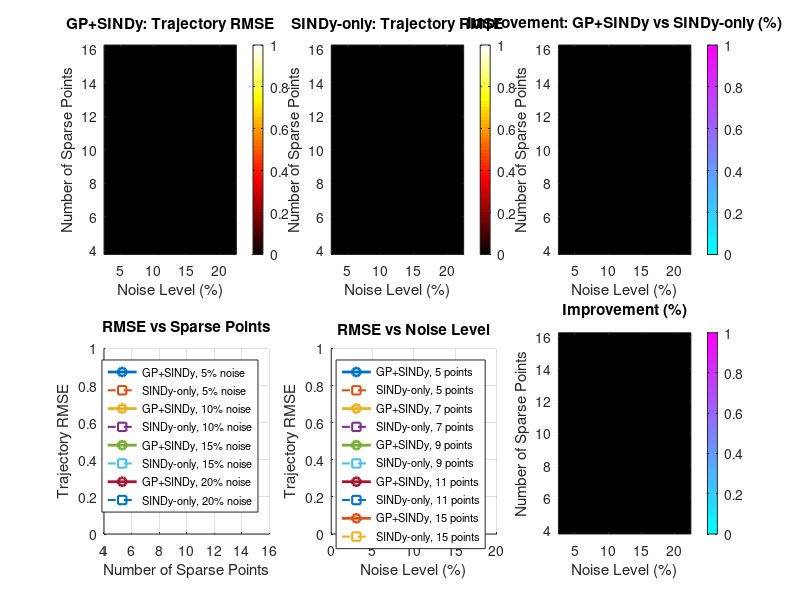

The MATLAB script that drew this image: (Note: this script raises an error after producing the figure.)
%% Phase 6: Parameter Sensitivity Analysis
% This script tests how results vary with different parameters:
% - Number of sparse data points
% - Noise level
%
% Requirements:
%   - All phase functions must be available
%   - This does NOT modify previous phase code

clear; close all; clc;

fprintf('=== Phase 6: Parameter Sensitivity Analysis ===\n');

%% Parameter ranges to test
sparse_point_counts = [5, 7, 9, 11, 15];  % Number of sparse data points
noise_levels = [0.05, 0.10, 0.15, 0.20];  % Noise levels (5%, 10%, 15%, 20%)

% Fixed parameters
mu = 1.0;  % Van der Pol parameter
x0 = [2; 0];  % Initial conditions
t_start = 0;
t_end = 10;
dt_fine = 0.01;  % Fine resolution for ground truth
t_span = t_start:dt_fine:t_end;
sampling_method = 'uniform';

fprintf('\nParameter ranges:\n');
fprintf('  Sparse points: %s\n', mat2str(sparse_point_counts));
fprintf('  Noise levels: %s\n', mat2str(noise_levels * 100));
fprintf('  Total combinations: %d\n', length(sparse_point_counts) * length(noise_levels));

%% Initialize results storage
results = struct();
results.sparse_points = sparse_point_counts;
results.noise_levels = noise_levels;
results.metrics = cell(length(sparse_point_counts), length(noise_levels));

%% Run parameter sweep
fprintf('\nRunning parameter sweep...\n');
total_combinations = length(sparse_point_counts) * length(noise_levels);
current_combination = 0;

for i = 1:length(sparse_point_counts)
    n_sparse = sparse_point_counts(i);
    
    for j = 1:length(noise_levels)
        noise_frac = noise_levels(j);
        current_combination = current_combination + 1;
        
        fprintf('\n[%d/%d] Testing: %d points, %.0f%% noise\n', ...
            current_combination, total_combinations, n_sparse, noise_frac*100);
        
        try
            %% Phase 1: Generate data
            [t_true, X_true, dXdt_true, params] = generate_vdp_ground_truth(t_span, x0, mu);
            [t_sparse, X_sparse, X_true_at_sparse, noise_level] = ...
                generate_sparse_noisy_data(t_true, X_true, n_sparse, noise_frac, sampling_method);
            
            %% Phase 2: GP Implementation
            t_dense = t_true;
            gp_options = struct();
            gp_options.kernel = 'squaredexponential';
            gp_options.standardize = false;
            gp_options.basis = 'constant';
            
            [gp_models, X_gp, dXdt_gp, gp_stats] = fit_gp_vdp(t_sparse, X_sparse, t_dense, gp_options);
            
            %% Phase 3: SINDy-Only
            dXdt_fd = compute_finite_differences(t_sparse, X_sparse, 'central');
            polyOrder = 3;
            [Theta, library_names] = build_library_vdp(X_sparse, polyOrder);
            
            lambda_base = 0.01;
            lambda = lambda_base * std(dXdt_fd(:));
            max_iterations = 10;
            
            [Xi, sindy_stats] = run_sindy_stls(Theta, dXdt_fd, lambda, max_iterations);
            
            t_span_sim = [min(t_true), max(t_true)];
            [t_sim, X_sim] = forward_integrate_sindy(Xi, library_names, t_span_sim, x0);
            X_sim_interp = interp1(t_sim, X_sim, t_true, 'pchip');
            
            %% Phase 4: GP+SINDy
            num_gp_samples = 1;
            augment_options = struct();
            augment_options.combine_method = 'append';
            
            [t_aug, X_aug, dXdt_aug, aug_stats] = augment_data_with_gp_samples(...
                t_sparse, X_sparse, gp_models, t_dense, num_gp_samples, augment_options);
            
            [Theta_aug, ~] = build_library_vdp(X_aug, polyOrder);
            lambda_aug = lambda_base * std(dXdt_aug(:));
            
            [Xi_aug, sindy_stats_aug] = run_sindy_stls(Theta_aug, dXdt_aug, lambda_aug, max_iterations);
            
            [t_sim_aug, X_sim_aug] = forward_integrate_sindy(Xi_aug, library_names, t_span_sim, x0);
            X_sim_aug_interp = interp1(t_sim_aug, X_sim_aug, t_true, 'pchip');
            
            %% Validate results (check for numerical instability)
            % Check if integration produced reasonable values
            max_reasonable_value = 1e6;  % Maximum reasonable state value
            if any(abs(X_sim(:)) > max_reasonable_value) || any(isnan(X_sim(:))) || any(isinf(X_sim(:)))
                error('SINDy-only integration unstable');
            end
            if any(abs(X_sim_aug(:)) > max_reasonable_value) || any(isnan(X_sim_aug(:))) || any(isinf(X_sim_aug(:)))
                error('GP+SINDy integration unstable');
            end
            
            %% Compute metrics
            [Xi_true, ~] = compute_true_vdp_coefficients(mu, polyOrder);
            
            % Interpolate to common time grid
            X_gp_interp = interp1(t_dense, X_gp, t_true, 'pchip');
            dXdt_gp_interp = interp1(t_dense, dXdt_gp, t_true, 'pchip');
            
            metrics_gp = compute_comprehensive_metrics(...
                X_true, dXdt_true, X_gp_interp, dXdt_gp_interp, ...
                [], [], library_names, 'GP-only');
            
            metrics_sindy = compute_comprehensive_metrics(...
                X_true, dXdt_true, X_sim_interp, [], ...
                Xi, Xi_true, library_names, 'SINDy-only');
            
            metrics_gp_sindy = compute_comprehensive_metrics(...
                X_true, dXdt_true, X_sim_aug_interp, [], ...
                Xi_aug, Xi_true, library_names, 'GP+SINDy');
            
            % Validate metrics are reasonable
            max_reasonable_rmse = 1e3;  % Maximum reasonable RMSE
            if metrics_sindy.rmse_traj > max_reasonable_rmse || ...
               metrics_gp_sindy.rmse_traj > max_reasonable_rmse || ...
               isnan(metrics_sindy.rmse_traj) || isnan(metrics_gp_sindy.rmse_traj)
                error('Metrics indicate unstable solution');
            end
            
            % Store results
            results.metrics{i, j} = struct();
            results.metrics{i, j}.gp = metrics_gp;
            results.metrics{i, j}.sindy = metrics_sindy;
            results.metrics{i, j}.gp_sindy = metrics_gp_sindy;
            
            fprintf('  ✓ Completed successfully\n');
            
        catch ME
            fprintf('  ✗ Error: %s\n', ME.message);
            results.metrics{i, j} = struct();  % Empty struct for failed run
        end
    end
end

%% Display results summary
fprintf('\n=== Parameter Sensitivity Results Summary ===\n');

% Create summary tables
fprintf('\nTrajectory RMSE by Parameter Combination:\n');
fprintf('\n%-10s |', 'Noise %');
for j = 1:length(noise_levels)
    fprintf(' %6.0f%% |', noise_levels(j)*100);
end
fprintf('\n');
fprintf('%s\n', repmat('-', 1, 10 + 9*length(noise_levels)));

for i = 1:length(sparse_point_counts)
    fprintf('%-10d |', sparse_point_counts(i));
    for j = 1:length(noise_levels)
        if ~isempty(results.metrics{i, j}) && isfield(results.metrics{i, j}, 'gp_sindy')
            rmse = results.metrics{i, j}.gp_sindy.rmse_traj;
            if ~isnan(rmse) && ~isinf(rmse) && rmse < 1e3
                rmse = round(rmse, 4);
                fprintf(' %7.4f |', rmse);
            else
                fprintf(' %7s |', 'Unstable');
            end
        else
            fprintf(' %7s |', 'N/A');
        end
    end
    fprintf('\n');
end

fprintf('\nImprovement (GP+SINDy vs SINDy-only) by Parameter Combination:\n');
fprintf('\n%-10s |', 'Noise %');
for j = 1:length(noise_levels)
    fprintf(' %6.0f%% |', noise_levels(j)*100);
end
fprintf('\n');
fprintf('%s\n', repmat('-', 1, 10 + 9*length(noise_levels)));

for i = 1:length(sparse_point_counts)
    fprintf('%-10d |', sparse_point_counts(i));
    for j = 1:length(noise_levels)
        if ~isempty(results.metrics{i, j}) && isfield(results.metrics{i, j}, 'gp_sindy') && ...
           isfield(results.metrics{i, j}, 'sindy')
            sindy_rmse = results.metrics{i, j}.sindy.rmse_traj;
            gp_sindy_rmse = results.metrics{i, j}.gp_sindy.rmse_traj;
            if sindy_rmse > 0 && ~isnan(sindy_rmse) && ~isnan(gp_sindy_rmse) && ...
               ~isinf(sindy_rmse) && ~isinf(gp_sindy_rmse) && ...
               sindy_rmse < 1e3 && gp_sindy_rmse < 1e3
                improvement = round((1 - gp_sindy_rmse / sindy_rmse) * 100, 1);
                % Cap improvement display at reasonable range
                if abs(improvement) > 1000
                    fprintf(' %7s |', 'Unstable');
                else
                    fprintf(' %6.1f%% |', improvement);
                end
            else
                fprintf(' %7s |', 'N/A');
            end
        else
            fprintf(' %7s |', 'N/A');
        end
    end
    fprintf('\n');
end

%% Visualization
fprintf('\nCreating visualizations...\n');

figure('Color', 'w', 'Position', [100, 100, 1600, 1000]);

% Extract data for plotting
rmse_gp = zeros(length(sparse_point_counts), length(noise_levels));
rmse_sindy = zeros(length(sparse_point_counts), length(noise_levels));
rmse_gp_sindy = zeros(length(sparse_point_counts), length(noise_levels));
improvement = zeros(length(sparse_point_counts), length(noise_levels));

for i = 1:length(sparse_point_counts)
    for j = 1:length(noise_levels)
        if ~isempty(results.metrics{i, j}) && isfield(results.metrics{i, j}, 'gp_sindy')
            rmse_gp(i, j) = results.metrics{i, j}.gp.rmse_traj;
            rmse_sindy(i, j) = results.metrics{i, j}.sindy.rmse_traj;
            rmse_gp_sindy(i, j) = results.metrics{i, j}.gp_sindy.rmse_traj;
            if rmse_sindy(i, j) > 0
                improvement(i, j) = (1 - rmse_gp_sindy(i, j) / rmse_sindy(i, j)) * 100;
            end
        else
            rmse_gp(i, j) = NaN;
            rmse_sindy(i, j) = NaN;
            rmse_gp_sindy(i, j) = NaN;
            improvement(i, j) = NaN;
        end
    end
end

% Plot 1: RMSE heatmap for GP+SINDy
subplot(2, 3, 1);
imagesc(noise_levels*100, sparse_point_counts, rmse_gp_sindy);
colorbar;
xlabel('Noise Level (%)');
ylabel('Number of Sparse Points');
title('GP+SINDy: Trajectory RMSE');
set(gca, 'YDir', 'normal');
colormap(gca, 'hot');

% Plot 2: RMSE heatmap for SINDy-only
subplot(2, 3, 2);
imagesc(noise_levels*100, sparse_point_counts, rmse_sindy);
colorbar;
xlabel('Noise Level (%)');
ylabel('Number of Sparse Points');
title('SINDy-only: Trajectory RMSE');
set(gca, 'YDir', 'normal');
colormap(gca, 'hot');

% Plot 3: Improvement heatmap
subplot(2, 3, 3);
imagesc(noise_levels*100, sparse_point_counts, improvement);
colorbar;
xlabel('Noise Level (%)');
ylabel('Number of Sparse Points');
title('Improvement: GP+SINDy vs SINDy-only (%)');
set(gca, 'YDir', 'normal');
colormap(gca, 'cool');

% Plot 4: RMSE vs sparse points (different noise levels)
subplot(2, 3, 4);
hold on;
for j = 1:length(noise_levels)
    plot(sparse_point_counts, rmse_gp_sindy(:, j), '-o', 'LineWidth', 2, ...
        'DisplayName', sprintf('GP+SINDy, %.0f%% noise', noise_levels(j)*100));
    plot(sparse_point_counts, rmse_sindy(:, j), '--s', 'LineWidth', 1.5, ...
        'DisplayName', sprintf('SINDy-only, %.0f%% noise', noise_levels(j)*100));
end
xlabel('Number of Sparse Points');
ylabel('Trajectory RMSE');
title('RMSE vs Sparse Points');
legend('Location', 'best', 'FontSize', 8);
grid on;

% Plot 5: RMSE vs noise level (different sparse point counts)
subplot(2, 3, 5);
hold on;
for i = 1:length(sparse_point_counts)
    plot(noise_levels*100, rmse_gp_sindy(i, :), '-o', 'LineWidth', 2, ...
        'DisplayName', sprintf('GP+SINDy, %d points', sparse_point_counts(i)));
    plot(noise_levels*100, rmse_sindy(i, :), '--s', 'LineWidth', 1.5, ...
        'DisplayName', sprintf('SINDy-only, %d points', sparse_point_counts(i)));
end
xlabel('Noise Level (%)');
ylabel('Trajectory RMSE');
title('RMSE vs Noise Level');
legend('Location', 'best', 'FontSize', 8);
grid on;

% Plot 6: Improvement vs parameters
subplot(2, 3, 6);
imagesc(noise_levels*100, sparse_point_counts, improvement);
colorbar;
xlabel('Noise Level (%)');
ylabel('Number of Sparse Points');
title('Improvement (%)');
set(gca, 'YDir', 'normal');
colormap(gca, 'cool');
% Add text annotations
for i = 1:length(sparse_point_counts)
    for j = 1:length(noise_levels)
        if ~isnan(improvement(i, j))
            text(noise_levels(j)*100, sparse_point_counts(i), ...
                sprintf('%.1f%%', improvement(i, j)), ...
                'HorizontalAlignment', 'center', 'Color', 'white', 'FontWeight', 'bold');
        end
    end
end

sgtitle('Phase 6: Parameter Sensitivity Analysis', 'FontSize', 14, 'FontWeight', 'bold');

%% Save results
fprintf('\nSaving results...\n');
save('phase6_parameter_sensitivity_results.mat', 'results', 'sparse_point_counts', 'noise_levels');
fprintf('Results saved to phase6_parameter_sensitivity_results.mat\n');

fprintf('\nPhase 6 Parameter Sensitivity Analysis complete!\n');
